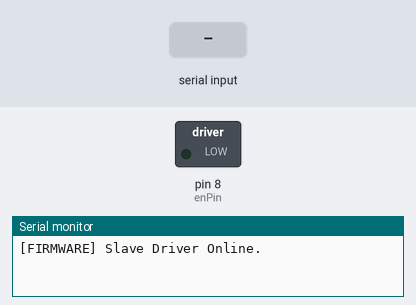
This sketch was run on a simulated Arduino Uno, built with avr-gcc and run on an emulated ATmega328P. Parts: switched loads named in the sketch (green lamp = pin HIGH), the last lines printed to the serial monitor. The inputs (shaded band) are chosen by the test bench.

Above: at 1.2 s.
1.3 s: "<STOP>\n" received over Serial
At 2.0 s:
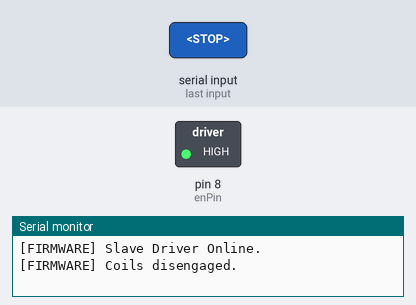
2.8 s: "<ARM>\n" received over Serial
At 3.1 s:
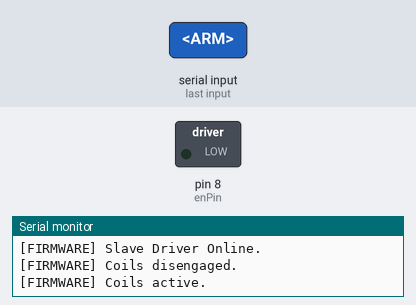
Timing chart, 0 to 5.8 s (numbered marks = the images above; inputs shaded):
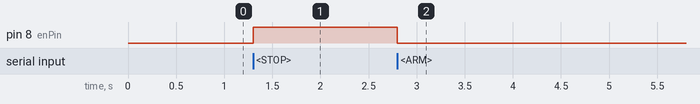

The sketch:

stepper_control.ino
```cpp
/**
 * @file stepper_control.ino
 * @brief Non-blocking serial slave driver for stepper control.
 *
 * Receives discrete relative step commands (<X,Y>) from a Python PD controller
 * via USB serial at 115200 baud. Implements hardware E-STOP lockouts and uses
 * AccelStepper for smooth, jerk-free motion profiles.
 */

#include <AccelStepper.h>

// PIN DEFINITIONS
#define enPin 8                 // Stepper driver Enable pin (LOW to enable)
#define stepXPin 2              // Step pin for X-axis (Yaw) stepper
#define dirXPin 5               // Direction pin for X-axis (Yaw) stepper
#define stepYPin 3              // Step pin for Y-axis (Pitch) stepper
#define dirYPin 6               // Direction pin for Y-axis (Pitch) stepper

AccelStepper stepperY(AccelStepper::DRIVER, stepYPin, dirYPin); // Pitch stepper
AccelStepper stepperX(AccelStepper::DRIVER, stepXPin, dirXPin); // Yaw stepper

// SERIAL BUFFER SETUP
const byte numChars = 32;
char receivedChars[numChars];
boolean newData = false;

// Hardware State Flag
boolean isArmed = true;         // True = normal operation, False = E-STOP locked

// SETUP FUNCTION
void setup() {
    // Initialize serial link
    Serial.begin(115200);
    while (!Serial);

    // Initialize Driver
    pinMode(enPin, OUTPUT);
    digitalWrite(enPin, LOW); // Engage motor

    // Configure Stepper Kinematics
    stepperX.setMaxSpeed(5000.0);
    stepperX.setAcceleration(8000.0);

    stepperY.setMaxSpeed(5000.0);
    stepperY.setAcceleration(8000.0);

    // Zero internal tracking
    stepperX.setCurrentPosition(0);
    stepperY.setCurrentPosition(0);

    Serial.println(F("[FIRMWARE] Slave Driver Online."));
}

// MAIN LOOP
void loop() {
    // Catch serial bytes
    recvWithEndMarker();

    // Process payload
    if (newData) {
        parseData();
        newData = false;
    }

    // Run motors
    if (isArmed) {
        stepperX.run();
        stepperY.run();
    }
}

// SERIAL RECEIVER
void recvWithEndMarker() {
    static byte ndx = 0;
    char endMarker = '\n';
    char rc;

    // Pull bytes
    while (Serial.available() > 0 && newData == false) {
        rc = Serial.read();

        if (rc != endMarker) {
            receivedChars[ndx] = rc;
            ndx++;
            if (ndx >= numChars) {
                ndx = numChars - 1; // Prevent buffer
            }
        } else {
            receivedChars[ndx] = '\0'; // Terminate the string
            ndx = 0;
            newData = true;
        }
    }
}

// PAYLOAD PARSER
void parseData() {
    // Catch Commands
    if (strcmp(receivedChars, "<STOP>") == 0) {
        executeEmergencyStop();
        return;
    }
    if (strcmp(receivedChars, "<ARM>") == 0) {
        armSystem();
        return;
    }
    if (strcmp(receivedChars, "<HOME>") == 0) {
        returnToAbsoluteHome();
        return;
    }
    if (strcmp(receivedChars, "<ZERO>") == 0) {
        setCurrentAsAbsoluteHome();
        return;
    }

    // Parse Steps: <stepsX,stepsY>
    if (receivedChars[0] == '<' && isArmed) {
        char *strtokIndx;

        strtokIndx = strtok(receivedChars + 1, ",");
        if (strtokIndx != NULL) {
            long stepsX = atol(strtokIndx); // Convert ASCII to long integer

            strtokIndx = strtok(NULL, ">");
            if (strtokIndx != NULL) {
                long stepsY = atol(strtokIndx);

                // Command offsets
                stepperX.move(stepsX);
                stepperY.move(stepsY);
            }
        }
    }
}

// HOMING HANDLERS
void returnToAbsoluteHome() {
    if (!isArmed) return;

    Serial.println(F("[FIRMWARE] Returning to (0,0)."));

    stepperX.moveTo(0);
    stepperY.moveTo(0);
}

void setCurrentAsAbsoluteHome() {
    if (!isArmed) return;

    stepperX.setCurrentPosition(0);
    stepperY.setCurrentPosition(0);

    Serial.println(F("[FIRMWARE] Position locked as (0,0)."));
}

// SAFETY STATE HANDLERS
void executeEmergencyStop() {
    isArmed = false;

    stepperX.stop();
    stepperY.stop();

    // Disengage coils
    digitalWrite(enPin, HIGH);

    Serial.println(F("[FIRMWARE] Coils disengaged."));
}

void armSystem() {
    isArmed = true;

    // Re-engage motors
    digitalWrite(enPin, LOW);

    stepperX.setCurrentPosition(stepperX.currentPosition());
    stepperY.setCurrentPosition(stepperY.currentPosition());

    Serial.println(F("[FIRMWARE] Coils active."));
}
```

Measured:
- after the input at 1.3 s, pin 8 (enPin): LOW → HIGH at once
- after the input at 2.8 s, pin 8 (enPin): HIGH → LOW at once
